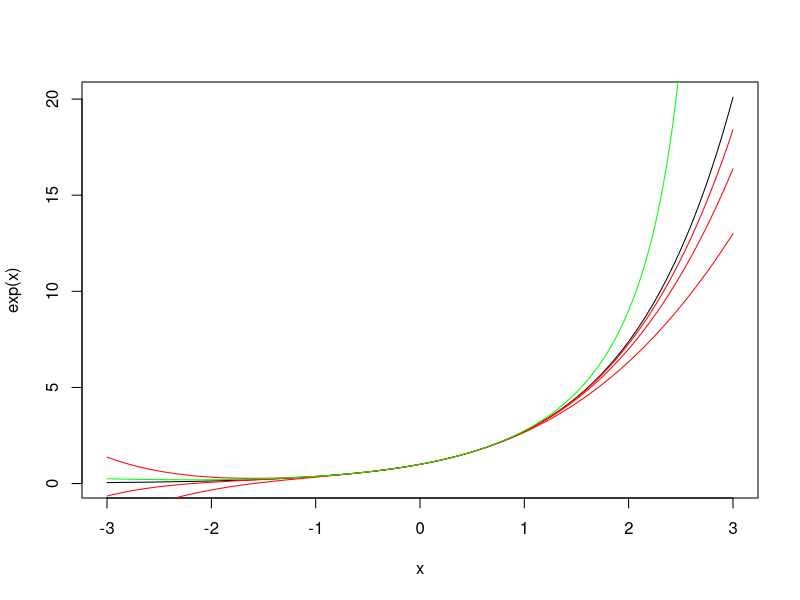

Here is the R script that generated this plot:
x <- seq(-3, 3, length=601)
T_3 <- 1 + x + x^2/2 + x^3/6 
T_4 <- T_3 + x^4/24
T_5 <- T_4 + x^5/120
Pade_2_1 = (1 + (2/3) * x + (1/6) * x^2) / (1 - (1/3)*x)
plot(x, exp(x), 'l')
lines(x, T_3, col='red')
lines(x, T_4, col='red')
lines(x, T_5, col='red')
lines(x, Pade_2_1, col='green')
